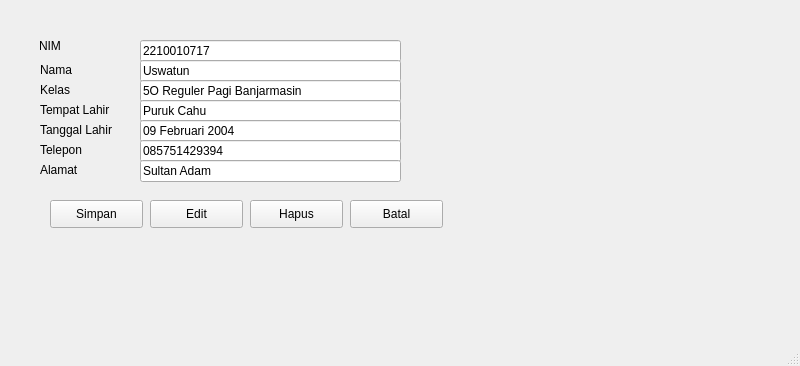
<?xml version="1.0" encoding="UTF-8"?>
<ui version="4.0">
 <class>MainWindow</class>
 <widget class="QMainWindow" name="MainWindow">
  <property name="geometry">
   <rect>
    <x>0</x>
    <y>0</y>
    <width>800</width>
    <height>366</height>
   </rect>
  </property>
  <property name="windowTitle">
   <string>MainWindow</string>
  </property>
  <widget class="QWidget" name="centralwidget">
   <widget class="QLabel" name="label">
    <property name="geometry">
     <rect>
      <x>39</x>
      <y>36</y>
      <width>55</width>
      <height>20</height>
     </rect>
    </property>
    <property name="text">
     <string>NIM</string>
    </property>
   </widget>
   <widget class="QLabel" name="label_2">
    <property name="geometry">
     <rect>
      <x>40</x>
      <y>60</y>
      <width>55</width>
      <height>20</height>
     </rect>
    </property>
    <property name="text">
     <string>Nama</string>
    </property>
   </widget>
   <widget class="QLabel" name="label_3">
    <property name="geometry">
     <rect>
      <x>40</x>
      <y>80</y>
      <width>55</width>
      <height>20</height>
     </rect>
    </property>
    <property name="text">
     <string>Kelas</string>
    </property>
   </widget>
   <widget class="QLabel" name="label_4">
    <property name="geometry">
     <rect>
      <x>40</x>
      <y>100</y>
      <width>91</width>
      <height>20</height>
     </rect>
    </property>
    <property name="text">
     <string>Tempat Lahir</string>
    </property>
   </widget>
   <widget class="QLabel" name="label_5">
    <property name="geometry">
     <rect>
      <x>40</x>
      <y>120</y>
      <width>81</width>
      <height>20</height>
     </rect>
    </property>
    <property name="text">
     <string>Tanggal Lahir</string>
    </property>
   </widget>
   <widget class="QLabel" name="label_6">
    <property name="geometry">
     <rect>
      <x>40</x>
      <y>140</y>
      <width>55</width>
      <height>20</height>
     </rect>
    </property>
    <property name="text">
     <string>Telepon</string>
    </property>
   </widget>
   <widget class="QLabel" name="label_7">
    <property name="geometry">
     <rect>
      <x>40</x>
      <y>160</y>
      <width>55</width>
      <height>20</height>
     </rect>
    </property>
    <property name="text">
     <string>Alamat</string>
    </property>
   </widget>
   <widget class="QLineEdit" name="lineEdit">
    <property name="geometry">
     <rect>
      <x>140</x>
      <y>40</y>
      <width>261</width>
      <height>22</height>
     </rect>
    </property>
    <property name="text">
     <string>2210010717</string>
    </property>
   </widget>
   <widget class="QLineEdit" name="lineEdit_2">
    <property name="geometry">
     <rect>
      <x>140</x>
      <y>60</y>
      <width>261</width>
      <height>22</height>
     </rect>
    </property>
    <property name="text">
     <string>Uswatun</string>
    </property>
   </widget>
   <widget class="QLineEdit" name="lineEdit_3">
    <property name="geometry">
     <rect>
      <x>140</x>
      <y>80</y>
      <width>261</width>
      <height>22</height>
     </rect>
    </property>
    <property name="text">
     <string>5O Reguler Pagi Banjarmasin</string>
    </property>
   </widget>
   <widget class="QLineEdit" name="lineEdit_4">
    <property name="geometry">
     <rect>
      <x>140</x>
      <y>100</y>
      <width>261</width>
      <height>22</height>
     </rect>
    </property>
    <property name="text">
     <string>Puruk Cahu</string>
    </property>
   </widget>
   <widget class="QLineEdit" name="lineEdit_5">
    <property name="geometry">
     <rect>
      <x>140</x>
      <y>120</y>
      <width>261</width>
      <height>22</height>
     </rect>
    </property>
    <property name="text">
     <string>09 Februari 2004</string>
    </property>
   </widget>
   <widget class="QLineEdit" name="lineEdit_6">
    <property name="geometry">
     <rect>
      <x>140</x>
      <y>140</y>
      <width>261</width>
      <height>22</height>
     </rect>
    </property>
    <property name="text">
     <string>085751429394</string>
    </property>
   </widget>
   <widget class="QLineEdit" name="lineEdit_7">
    <property name="geometry">
     <rect>
      <x>140</x>
      <y>160</y>
      <width>261</width>
      <height>22</height>
     </rect>
    </property>
    <property name="text">
     <string>Sultan Adam</string>
    </property>
   </widget>
   <widget class="QPushButton" name="pushButton">
    <property name="geometry">
     <rect>
      <x>50</x>
      <y>200</y>
      <width>93</width>
      <height>28</height>
     </rect>
    </property>
    <property name="text">
     <string>Simpan</string>
    </property>
   </widget>
   <widget class="QPushButton" name="pushButton_2">
    <property name="geometry">
     <rect>
      <x>150</x>
      <y>200</y>
      <width>93</width>
      <height>28</height>
     </rect>
    </property>
    <property name="text">
     <string>Edit</string>
    </property>
   </widget>
   <widget class="QPushButton" name="pushButton_3">
    <property name="geometry">
     <rect>
      <x>250</x>
      <y>200</y>
      <width>93</width>
      <height>28</height>
     </rect>
    </property>
    <property name="text">
     <string>Hapus</string>
    </property>
   </widget>
   <widget class="QPushButton" name="pushButton_4">
    <property name="geometry">
     <rect>
      <x>350</x>
      <y>200</y>
      <width>93</width>
      <height>28</height>
     </rect>
    </property>
    <property name="text">
     <string>Batal</string>
    </property>
   </widget>
  </widget>
  <widget class="QMenuBar" name="menubar">
   <property name="geometry">
    <rect>
     <x>0</x>
     <y>0</y>
     <width>800</width>
     <height>26</height>
    </rect>
   </property>
  </widget>
  <widget class="QStatusBar" name="statusbar"/>
 </widget>
 <resources/>
 <connections/>
</ui>
